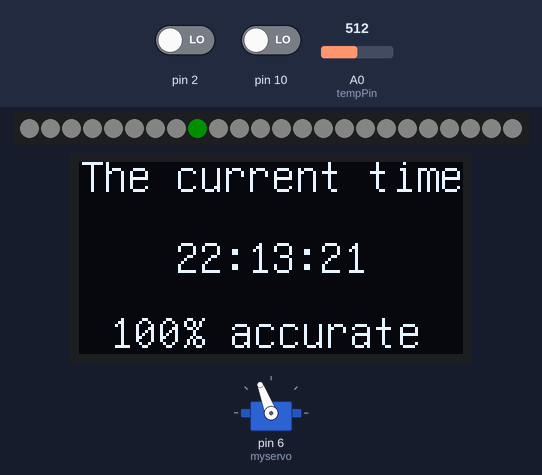
Simulated run of this sketch. Board: Arduino Uno, built with avr-gcc and run on an emulated ATmega328P. Shown: servo, 24 RGB LEDs in strip order, left to right, 128×64 one-colour display. The inputs (shaded band) are chosen by the test bench; at power-on: pin 10 LOW, A0 (tempPin) = 512, pin 2 LOW. Dim RGB values are drawn brighter than linear; the local clock reads 2024-03-15 10:24:30 at power-on unless the sketch sets it.

Above: at 2.5 s.
2.6 s: pin 10 driven HIGH
At 5.2 s:
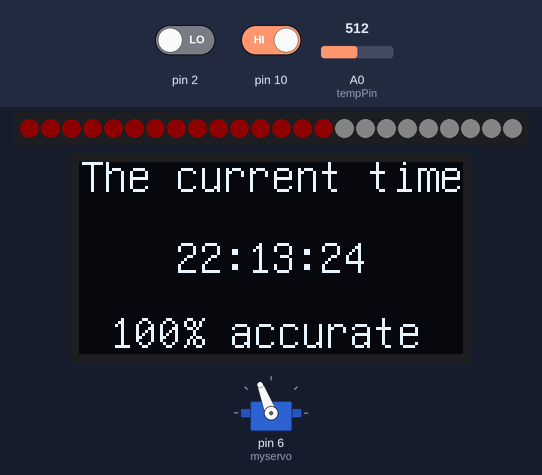
7.6 s: A0 (tempPin) set to 716
At 10.7 s:
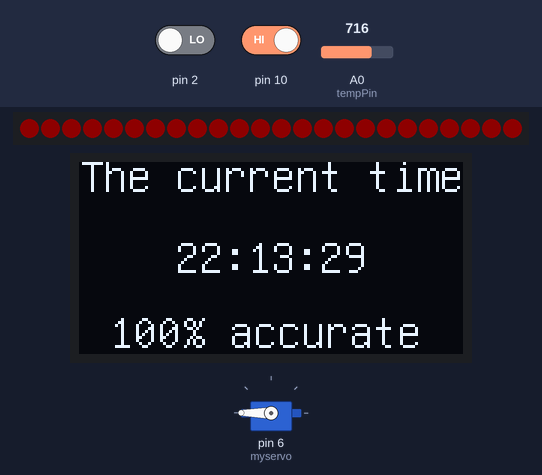
12.6 s: A0 (tempPin) set to 891
14.7 s: A0 (tempPin) set to 915
At 16.9 s:
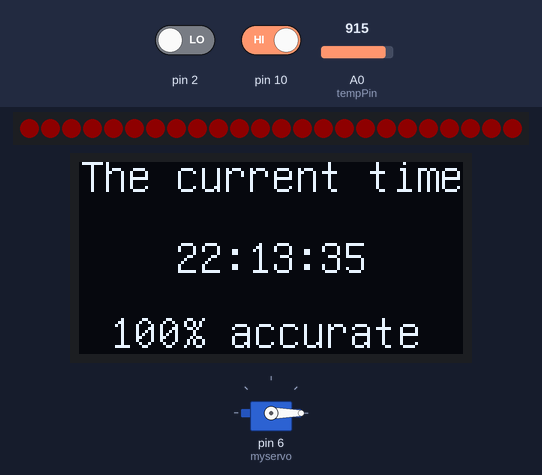
19.7 s: A0 (tempPin) set to 1023
At 22.4 s:
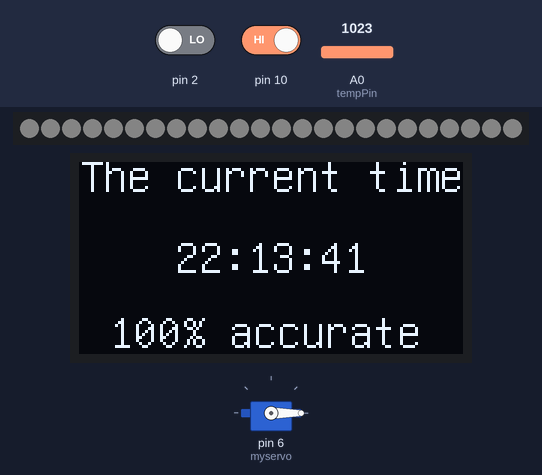
24.7 s: pin 10 driven LOW
At 27.4 s:
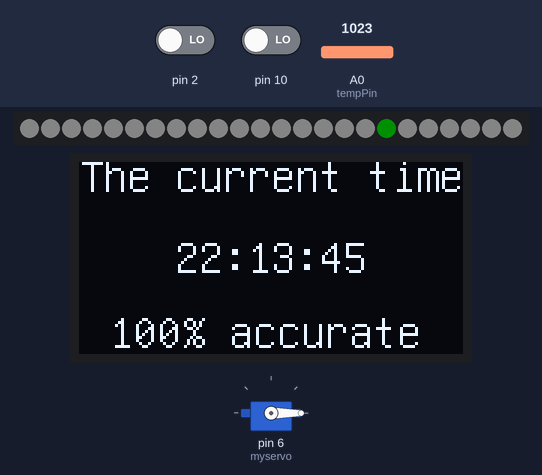
Timing chart, 0 to 28.9 s (numbered marks = the images above; inputs shaded):
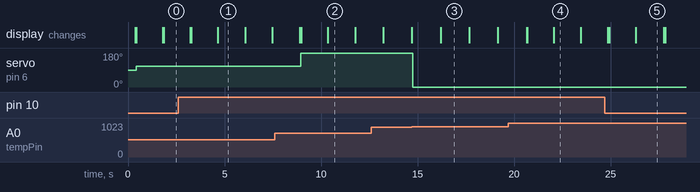

Measured:
- the behaviour switches between 902 and 903 on A0 (tempPin) (found by bisection; images 2 and 3)
- after the input at 7.6 s, servo on pin 6 (myservo): 111° → 180° after 1.3 s
- after the input at 14.7 s, servo on pin 6 (myservo): 180° → 0° at once
- what the display in image 1 shows lasts 1.5 s, from 4.6 s to 6.1 s
- what the display in image 3 shows lasts 1.5 s, from 16.2 s to 17.7 s

The sketch:

powerfulgitchyclock.ino
```cpp
/*
* Name: clock and temp project
* Author: Miranda Bache
* Date: 2024-10-24
* Description: This project uses a ds3231 to measure time and displays the time to an 1306 oled display.
* There is a button that displays the time as an hour earlier as it actually is, so that you are never late.
* Further, it measures temprature with a analog temprature module and displays a mapped value to a 9g-servo-motor
* It is also able to display both seconds in a minute and the temperature, mapped onto a neopixel ring.
*/

// Include Libraries
#include <Adafruit_NeoPixel.h>
#include <Wire.h>
#include <U8glib.h>
#include <RTClib.h>
#include <Servo.h>

// Init constants
const int tempPin = A0;

// Init global variables
float angle = 0;
int hour = 0;
int minute = 0;

// construct objects
U8GLIB_SSD1306_128X64 u8g(U8G_I2C_OPT_NO_ACK);
Servo myservo;
RTC_DS3231 rtc;
Adafruit_NeoPixel pixels = Adafruit_NeoPixel(24, 8, NEO_GRB + NEO_KHZ800);

void setup() {
  // init communication
  Wire.begin();

  // Init Hardware
  myservo.attach(6);
  pinMode(2, INPUT);
  pinMode(10, INPUT);
  pinMode(A0, INPUT);
  pixels.begin();
  rtc.begin();

  u8g.setFont(u8g_font_unifont);
  pixels.setBrightness(50);

  rtc.adjust(DateTime(F(__DATE__), F(__TIME__)));
}

void loop() {

  oledWrite(getTime(), "The current time:", "100% accurate");
  servoWrite(map(getTemp(), 10, 34, 0, 179));

  if (digitalRead(10) == HIGH) {
    ringWriteTemp(getTemp());
  } else {
    ringWriteTime();
  }
  delay(1000);
}

/*
*This function reads time from an ds3231 module and package the time as a String
*Parameters: Void
*Returns: time in hh:mm:ss as String
*/
String getTime() {
  DateTime now = rtc.now();
  minute = now.minute();
  hour = now.hour();
  if (digitalRead(2) == HIGH) {
    hour = now.hour() - 1;
  }
  return (String(hour) + ":" + String(minute) + ":" + String(now.second()));
}

/*
* This function reads an analog pin connected to an analog temprature sensor and calculates the corresponding temp
*Parameters: Void
*Returns: temprature as float
*/
float getTemp() {
  float temp = 0;
  float R1 = 10000;  // value of R1 on board
  float logR2, R2;
  float c1 = 0.001129148, c2 = 0.000234125, c3 = 0.0000000876741;  //steinhart-hart coeficients for thermistor

  int Vo = analogRead(tempPin);
  R2 = R1 * (1023.0 / (float)Vo - 1.0);  //calculate resistance on thermistor
  logR2 = log(R2);
  temp = (1.0 / (c1 + c2 * logR2 + c3 * logR2 * logR2 * logR2));  // temperature in Kelvin
  temp = temp - 273.15;
  //convert Kelvin to Celcius

  return temp;
}

/*
* This function takes a string and draws it to an oled display
*Parameters: - text: String to write to display
*Returns: void
*/
void oledWrite(String text, String text1, String text2) {
  u8g.firstPage();
  do {
    u8g.drawStr(32, 37, text.c_str());
    u8g.drawStr(0, 10, text1.c_str());
    u8g.drawStr(10, 62, text2.c_str());
  } while (u8g.nextPage());
}

/*
* takes a temprature value and maps it to corresppnding degree on a servo
*Parameters: - value: temperature
*Returns: void
*/
void servoWrite(float value) {
  myservo.write(value);
}
/*
* displays seconds as a light moving around a circle. A full lap takes 1 minute.
*Parameters: - void
*Returns: void
*/
void ringWriteTime() {
  ringWipe();
  for (int i = 0; i <= map(rtc.now().second(), 0, 59, 0, 23); i++) {
    pixels.setPixelColor(i, pixels.Color(0, 80, 0));
    if (i != 0) {
      pixels.setPixelColor(i - 1, pixels.Color(40, 40, 40));
    }
    pixels.show();
  }
}
/*
*Displays the temperature as an ammount of lights in a circle. One light is one degree celsius + 10 degrees to start.
*This only works for temperatures between 10 and 34 degrees celcius.
*Parameters: - value: temperature
*Returns: - void
*/

void ringWriteTemp(int num) {
  int t = map(num, 10, 34, 0, 23);
  int shadeNow = map(int(minute), 0, 59, 20, 255);

  ringWipe();
  for (int i = 0; i <= t; i++) {
    pixels.setPixelColor(i, pixels.Color(shadeNow, 0, 0));
    pixels.show();
    Serial.println(shadeNow);
  }
}
/*
*Resets the light ring to display all lights as white.
*Parameters: - void
*Returns: - void
*/
void ringWipe() {
  for (int i = 0; i <= 23; i++) {
    pixels.setPixelColor(i, pixels.Color(40, 40, 40));
    pixels.show();
  }
}
```
